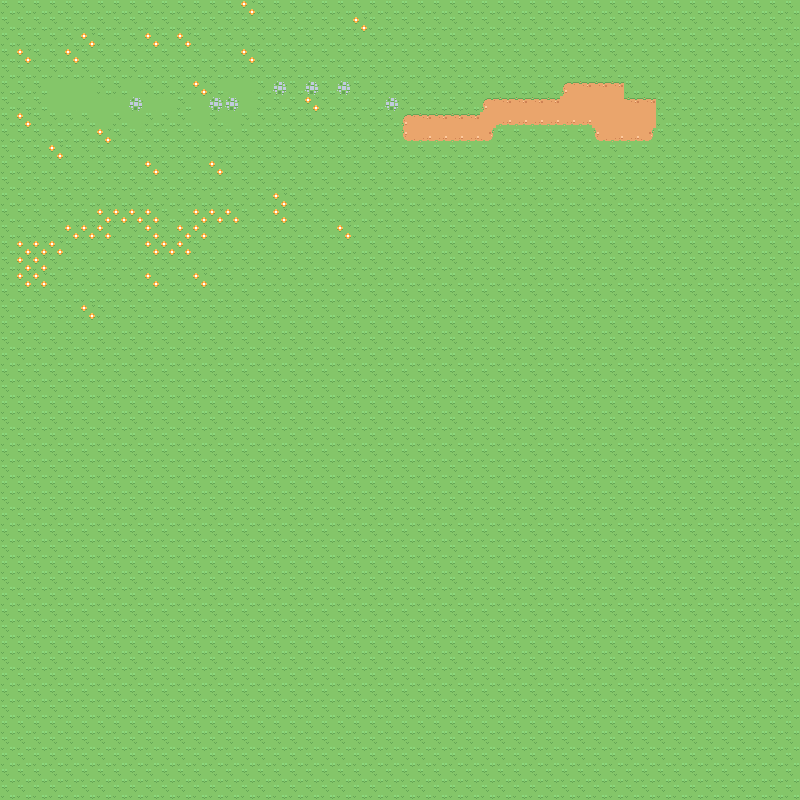

The image is a tile-based game level rendered from a .tmx file. Its description and source (layers, tilesets, objects; grid data summarised) follow:
An orthogonal 50x50 tile map with 16x16 px tiles, 1 tile layer (Background), 2 hidden layers not drawn.

<map version="1.9" tiledversion="1.9.2" orientation="orthogonal" renderorder="right-down" width="50" height="50" tilewidth="16" tileheight="16" infinite="0" nextlayerid="6" nextobjectid="1">
 <editorsettings>
  <export target="../levels/level_01.json" format="json" />
 </editorsettings>
 <tileset firstgid="1" source="kenneys.tsx" />
 <layer id="1" name="Background" width="50" height="50">
  <data>[2500 cells, 2500 non-empty, 10 distinct tile ids]</data>
 </layer>
 <layer id="3" name="Bacground_Decoration" width="50" height="50" visible="0">
  <data>[2500 cells, 12 non-empty, 2 distinct tile ids]</data>
 </layer>
 <layer id="2" name="Collision" width="50" height="50" visible="0">
  <data>[2500 cells, 265 non-empty, 32 distinct tile ids]</data>
 </layer>
 <objectgroup id="5" name="Item" visible="0" />
</map>
